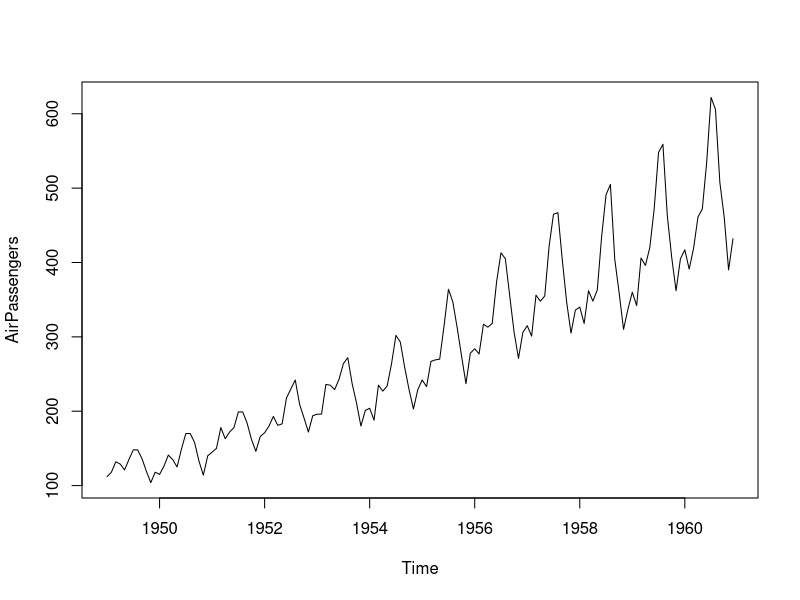
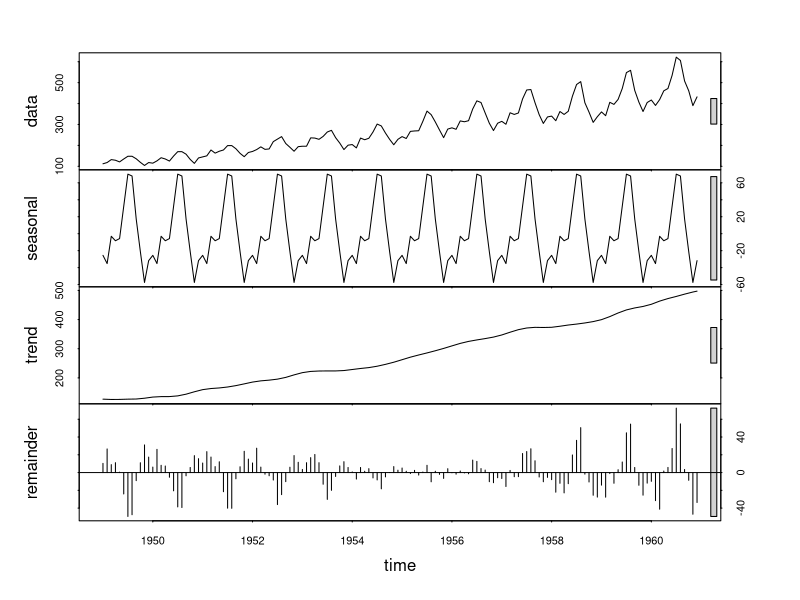
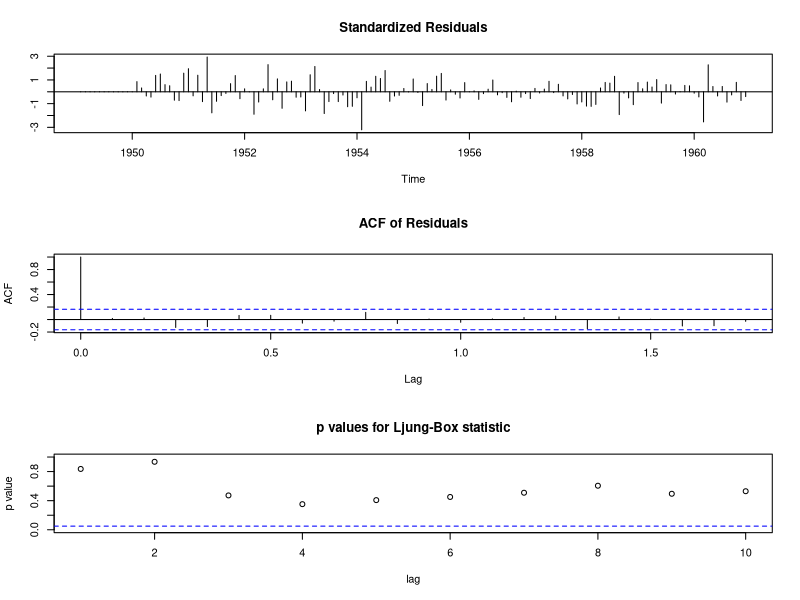
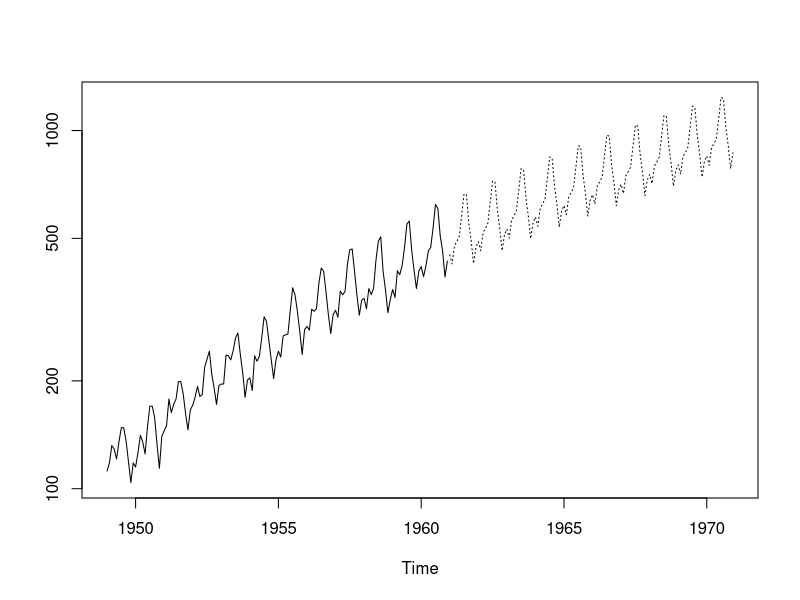

The R script that drew these images, in order:

# http://www.dodomira.com/2016/04/21/arima_in_r/

str(AirPassengers)
AirPassengers

plot(AirPassengers)
plot(stl(AirPassengers, s.window="periodic"))

#install.packages("tseries")
#install.packages("forecast")
library(tseries)
library(forecast)
# 로그 차분

adf.test(diff(log(AirPassengers)), alternative="stationary", k=0)
auto.arima(diff(log(AirPassengers)))
tsdiag(auto.arima(diff(log(AirPassengers))))


fit <- arima(log(AirPassengers), c(1, 0, 1), 
             seasonal = list(order = c(0, 1, 1),period = 12))

pred <- predict(fit, n.ahead = 10*12)
ts.plot(AirPassengers,2.718^pred$pred, log = "y", lty = c(1,3))
pred$pred
2.718^pred$pred
AirPassengers
